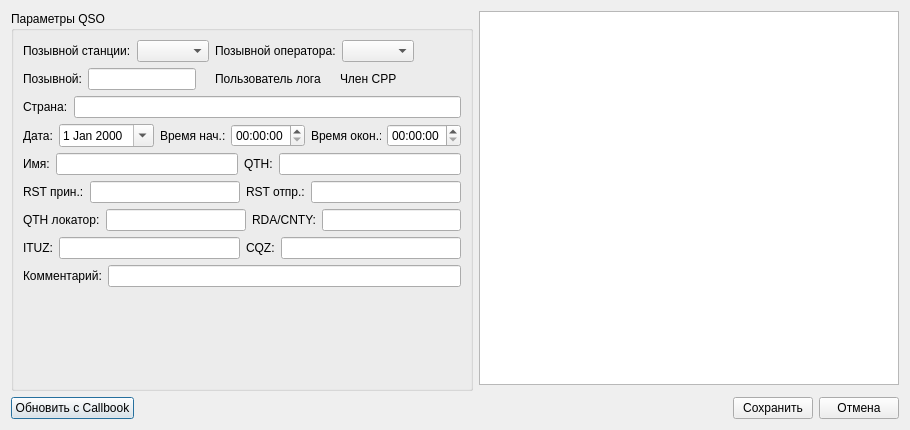
<?xml version="1.0" encoding="UTF-8"?>
<ui version="4.0">
 <class>Qsoedit</class>
 <widget class="QDialog" name="Qsoedit">
  <property name="geometry">
   <rect>
    <x>0</x>
    <y>0</y>
    <width>910</width>
    <height>430</height>
   </rect>
  </property>
  <property name="mouseTracking">
   <bool>true</bool>
  </property>
  <property name="tabletTracking">
   <bool>false</bool>
  </property>
  <property name="windowTitle">
   <string>Dialog</string>
  </property>
  <layout class="QGridLayout" name="gridLayout">
   <item row="0" column="1">
    <widget class="QGraphicsView" name="graphicsView">
     <property name="minimumSize">
      <size>
       <width>300</width>
       <height>0</height>
      </size>
     </property>
    </widget>
   </item>
   <item row="3" column="0" colspan="2">
    <layout class="QHBoxLayout" name="horizontalLayout_6">
     <item>
      <widget class="QPushButton" name="QRZUpdateButton">
       <property name="maximumSize">
        <size>
         <width>150</width>
         <height>16777215</height>
        </size>
       </property>
       <property name="text">
        <string>Обновить с Callbook</string>
       </property>
      </widget>
     </item>
     <item>
      <spacer name="horizontalSpacer">
       <property name="orientation">
        <enum>Qt::Horizontal</enum>
       </property>
       <property name="sizeHint" stdset="0">
        <size>
         <width>200</width>
         <height>20</height>
        </size>
       </property>
      </spacer>
     </item>
     <item>
      <widget class="QPushButton" name="saveButton">
       <property name="maximumSize">
        <size>
         <width>100</width>
         <height>16777215</height>
        </size>
       </property>
       <property name="text">
        <string>Сохранить</string>
       </property>
      </widget>
     </item>
     <item>
      <widget class="QPushButton" name="cancelButton">
       <property name="maximumSize">
        <size>
         <width>100</width>
         <height>16777215</height>
        </size>
       </property>
       <property name="text">
        <string>Отмена</string>
       </property>
      </widget>
     </item>
    </layout>
   </item>
   <item row="0" column="0" rowspan="2">
    <widget class="QGroupBox" name="groupBox">
     <property name="sizePolicy">
      <sizepolicy hsizetype="Fixed" vsizetype="Preferred">
       <horstretch>0</horstretch>
       <verstretch>0</verstretch>
      </sizepolicy>
     </property>
     <property name="minimumSize">
      <size>
       <width>450</width>
       <height>380</height>
      </size>
     </property>
     <property name="maximumSize">
      <size>
       <width>16777215</width>
       <height>380</height>
      </size>
     </property>
     <property name="title">
      <string>Параметры QSO</string>
     </property>
     <layout class="QGridLayout" name="gridLayout_2">
      <item row="2" column="0">
       <layout class="QHBoxLayout" name="horizontalLayout_11">
        <item>
         <widget class="QLabel" name="label_19">
          <property name="text">
           <string>Страна:</string>
          </property>
         </widget>
        </item>
        <item>
         <widget class="QLineEdit" name="countrylineEdit"/>
        </item>
       </layout>
      </item>
      <item row="7" column="0">
       <layout class="QHBoxLayout" name="horizontalLayout_10">
        <item>
         <widget class="QLabel" name="label_17">
          <property name="text">
           <string>ITUZ:</string>
          </property>
         </widget>
        </item>
        <item>
         <widget class="QLineEdit" name="ituzlineEdit"/>
        </item>
        <item>
         <widget class="QLabel" name="label_18">
          <property name="text">
           <string>CQZ:</string>
          </property>
         </widget>
        </item>
        <item>
         <widget class="QLineEdit" name="cqzlineEdit"/>
        </item>
       </layout>
      </item>
      <item row="8" column="0">
       <layout class="QHBoxLayout" name="horizontalLayout_7">
        <property name="sizeConstraint">
         <enum>QLayout::SetMinimumSize</enum>
        </property>
        <item>
         <widget class="QLabel" name="label_12">
          <property name="text">
           <string>Комментарий:</string>
          </property>
         </widget>
        </item>
        <item>
         <widget class="QLineEdit" name="comment_lineEdit"/>
        </item>
       </layout>
      </item>
      <item row="4" column="0">
       <layout class="QHBoxLayout" name="horizontalLayout_3">
        <item>
         <widget class="QLabel" name="label_8">
          <property name="text">
           <string>Имя:</string>
          </property>
         </widget>
        </item>
        <item>
         <widget class="QLineEdit" name="name_lineEdit"/>
        </item>
        <item>
         <widget class="QLabel" name="label_9">
          <property name="text">
           <string>QTH:</string>
          </property>
         </widget>
        </item>
        <item>
         <widget class="QLineEdit" name="qth_lineEdit"/>
        </item>
       </layout>
      </item>
      <item row="0" column="0">
       <layout class="QHBoxLayout" name="horizontalLayout_2">
        <item>
         <widget class="QLabel" name="label_3">
          <property name="text">
           <string>Позывной станции:</string>
          </property>
         </widget>
        </item>
        <item>
         <widget class="QComboBox" name="StationComboBox"/>
        </item>
        <item>
         <widget class="QLabel" name="label_4">
          <property name="text">
           <string>Позывной оператора:</string>
          </property>
         </widget>
        </item>
        <item>
         <widget class="QComboBox" name="OperatorComboBox"/>
        </item>
        <item>
         <spacer name="horizontalSpacer_3">
          <property name="orientation">
           <enum>Qt::Horizontal</enum>
          </property>
          <property name="sizeHint" stdset="0">
           <size>
            <width>40</width>
            <height>20</height>
           </size>
          </property>
         </spacer>
        </item>
       </layout>
      </item>
      <item row="3" column="0">
       <layout class="QHBoxLayout" name="horizontalLayout_9">
        <item>
         <widget class="QLabel" name="label">
          <property name="maximumSize">
           <size>
            <width>30</width>
            <height>16777215</height>
           </size>
          </property>
          <property name="text">
           <string>Дата:</string>
          </property>
         </widget>
        </item>
        <item>
         <widget class="QDateEdit" name="dateEdit">
          <property name="calendarPopup">
           <bool>true</bool>
          </property>
         </widget>
        </item>
        <item>
         <widget class="QLabel" name="label_2">
          <property name="maximumSize">
           <size>
            <width>65</width>
            <height>16777215</height>
           </size>
          </property>
          <property name="text">
           <string>Время нач.:</string>
          </property>
         </widget>
        </item>
        <item>
         <widget class="QTimeEdit" name="qso_timeStartEdit"/>
        </item>
        <item>
         <widget class="QLabel" name="label_14">
          <property name="maximumSize">
           <size>
            <width>70</width>
            <height>16777215</height>
           </size>
          </property>
          <property name="text">
           <string>Время окон.:</string>
          </property>
         </widget>
        </item>
        <item>
         <widget class="QTimeEdit" name="QSO_timeEndEdit"/>
        </item>
       </layout>
      </item>
      <item row="5" column="0">
       <layout class="QHBoxLayout" name="horizontalLayout_4">
        <item>
         <widget class="QLabel" name="label_6">
          <property name="text">
           <string>RST прин.:</string>
          </property>
         </widget>
        </item>
        <item>
         <widget class="QLineEdit" name="rstr_lineEdit"/>
        </item>
        <item>
         <widget class="QLabel" name="label_7">
          <property name="text">
           <string>RST отпр.:</string>
          </property>
         </widget>
        </item>
        <item>
         <widget class="QLineEdit" name="rsts_lineEdit"/>
        </item>
       </layout>
      </item>
      <item row="1" column="0">
       <layout class="QHBoxLayout" name="horizontalLayout">
        <item>
         <widget class="QLabel" name="label_13">
          <property name="text">
           <string>Позывной:</string>
          </property>
         </widget>
        </item>
        <item>
         <widget class="QLineEdit" name="CalsignlineEdit"/>
        </item>
        <item>
         <widget class="QLabel" name="QSOSUUserIcon">
          <property name="text">
           <string/>
          </property>
          <property name="pixmap">
           <pixmap resource="resources.qrc">:/resources/images/loguser.png</pixmap>
          </property>
         </widget>
        </item>
        <item>
         <widget class="QLabel" name="QSOSUUserLabel">
          <property name="text">
           <string>Пользователь лога</string>
          </property>
         </widget>
        </item>
        <item>
         <widget class="QLabel" name="SRRUserIcon">
          <property name="text">
           <string/>
          </property>
          <property name="pixmap">
           <pixmap resource="resources.qrc">:/resources/images/srr_user.png</pixmap>
          </property>
         </widget>
        </item>
        <item>
         <widget class="QLabel" name="SRRUserLabel">
          <property name="text">
           <string>Член СРР</string>
          </property>
         </widget>
        </item>
        <item>
         <spacer name="horizontalSpacer_2">
          <property name="orientation">
           <enum>Qt::Horizontal</enum>
          </property>
          <property name="sizeHint" stdset="0">
           <size>
            <width>40</width>
            <height>20</height>
           </size>
          </property>
         </spacer>
        </item>
       </layout>
      </item>
      <item row="6" column="0">
       <layout class="QHBoxLayout" name="horizontalLayout_5">
        <item>
         <widget class="QLabel" name="label_10">
          <property name="text">
           <string>QTH локатор:</string>
          </property>
         </widget>
        </item>
        <item>
         <widget class="QLineEdit" name="qthloc_lineEdit"/>
        </item>
        <item>
         <widget class="QLabel" name="label_11">
          <property name="text">
           <string>RDA/CNTY:</string>
          </property>
         </widget>
        </item>
        <item>
         <widget class="QLineEdit" name="rda_lineEdit"/>
        </item>
       </layout>
      </item>
      <item row="9" column="0">
       <spacer name="verticalSpacer">
        <property name="orientation">
         <enum>Qt::Vertical</enum>
        </property>
        <property name="sizeHint" stdset="0">
         <size>
          <width>20</width>
          <height>40</height>
         </size>
        </property>
       </spacer>
      </item>
     </layout>
    </widget>
   </item>
  </layout>
 </widget>
 <resources>
  <include location="resources.qrc"/>
 </resources>
 <connections/>
</ui>
